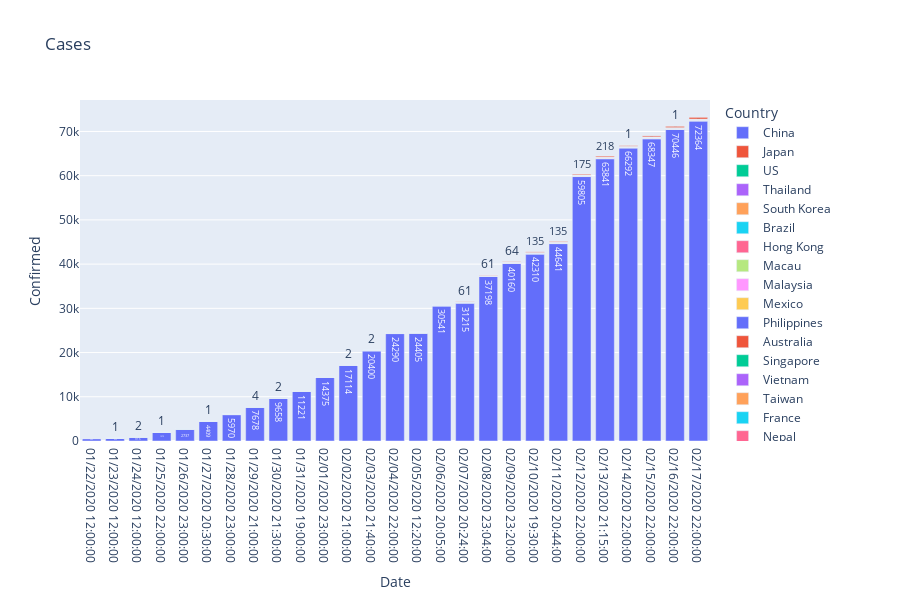

Notebook code cell kept with this figure:
### Code cell
#SOURCE for part of this code: https://towardsdatascience.com/coronavirus-data-visualizations-using-plotly-cfbdb8fcfc3d
data = px.data.gapminder()
bar_data = data2.groupby(['Country', 'Date'])['Confirmed', 'Deaths', 'Recovered'].sum().reset_index().sort_values('Date', ascending=True)
#bar_data=data.groupby(['Country/Region']).sum().reset_index().sort_values('ObservationDate', ascending=True)
# df_country=data.groupby(['Country/Region']).max().reset_index(drop=None)
fig = px.bar(bar_data, x="Date", y="Confirmed", color='Country', text = 'Confirmed', orientation='v', height=600,
             title='Cases')
fig.show()

### Figure 1 — Plotly figure (JSON) as saved in the notebook; plotly's stock layout.template omitted (floating-point values rounded to 4 significant figures)
{"data": [{"alignmentgroup": "True", "hoverlabel": {"namelength": 0}, "hovertemplate": "Country=China<br>Date=%{x}<br>Confirmed=%{text}", "legendgroup": "China", "marker": {"color": "#636efa"}, "name": "China", "offsetgroup": "China", "orientation": "v", "showlegend": true, "text": [549, 639, 916, 1979, 2737, 4409, 5970, 7678, 9658, 11221, 14375, 17114, 20400, 24290, 24405, 30541, 31215, 37198, 40160, 42310, 44641, 59805, 63841, 66292, 68347, 70446, 72364], "textposition": "auto", "type": "bar", "x": ["01/22/2020 12:00:00", "01/23/2020 12:00:00", "01/24/2020 12:00:00", "01/25/2020 22:00:00", "01/26/2020 23:00:00", "01/27/2020 20:30:00", "01/28/2020 23:00:00", "01/29/2020 21:00:00", "01/30/2020 21:30:00", "01/31/2020 19:00:00", "02/01/2020 23:00:00", "02/02/2020 21:00:00", "02/03/2020 21:40:00", "02/04/2020 22:00:00", "02/05/2020 12:20:00", "02/06/2020 20:05:00", "02/07/2020 20:24:00", "02/08/2020 23:04:00", "02/09/2020 23:20:00", "02/10/2020 19:30:00", "02/11/2020 20:44:00", "02/12/2020 22:00:00", "02/13/2020 21:15:00", "02/14/2020 22:00:00", "02/15/2020 22:00:00", "02/16/2020 22:00:00", "02/17/2020 22:00:00"], "xaxis": "x", "y": [549, 639, 916, 1979, 2737, 4409, 5970, 7678, 9658, 11221, 14375, 17114, 20400, 24290, 24405, 30541, 31215, 37198, 40160, 42310, 44641, 59805, 63841, 66292, 68347, 70446, 72364], "yaxis": "y"}, {"alignmentgroup": "True", "hoverlabel": {"namelength": 0}, "hovertemplate": "Country=Japan<br>Date=%{x}<br>Confirmed=%{text}", "legendgroup": "Japan", "marker": {"color": "#EF553B"}, "name": "Japan", "offsetgroup": "Japan", "orientation": "v", "showlegend": true, "text": [2, 1, 2, 2, 4, 4, 7, 11, 11, 17, 20, 20, 20, 22, 22, 45, 25, 25, 26, 26, 26, 28, 28, 29, 43, 59, 66], "textposition": "auto", "type": "bar", "x": ["01/22/2020 12:00:00", "01/23/2020 12:00:00", "01/24/2020 12:00:00", "01/25/2020 22:00:00", "01/26/2020 23:00:00", "01/27/2020 20:30:00", "01/28/2020 23:00:00", "01/29/2020 21:00:00", "01/30/2020 21:30:00", "01/31/2020 19:00:00", "02/01/2020 23:00:00", "02/02/2020 21:00:00", "02/03/2020 21:40:00", "02/04/2020 22:00:00", "02/05/2020 12:20:00", "02/06/2020 20:05:00", "02/07/2020 20:24:00", "02/08/2020 23:04:00", "02/09/2020 23:20:00", "02/10/2020 19:30:00", "02/11/2020 20:44:00", "02/12/2020 22:00:00", "02/13/2020 21:15:00", "02/14/2020 22:00:00", "02/15/2020 22:00:00", "02/16/2020 22:00:00", "02/17/2020 22:00:00"], "xaxis": "x", "y": [2, 1, 2, 2, 4, 4, 7, 11, 11, 17, 20, 20, 20, 22, 22, 45, 25, 25, 26, 26, 26, 28, 28, 29, 43, 59, 66], "yaxis": "y"}, {"alignmentgroup": "True", "hoverlabel": {"namelength": 0}, "hovertemplate": "Country=US<br>Date=%{x}<br>Confirmed=%{text}", "legendgroup": "US", "marker": {"color": "#00cc96"}, "name": "US", "offsetgroup": "US", "orientation": "v", "showlegend": true, "text": [1, 1, 2, 2, 5, 5, 5, 5, 6, 7, 8, 9, 11, 11, 11, 12, 12, 12, 12, 12, 13, 13, 15, 15, 15, 15, 15], "textposition": "auto", "type": "bar", "x": ["01/22/2020 12:00:00", "01/23/2020 12:00:00", "01/24/2020 12:00:00", "01/25/2020 22:00:00", "01/26/2020 23:00:00", "01/27/2020 20:30:00", "01/28/2020 23:00:00", "01/29/2020 21:00:00", "01/30/2020 21:30:00", "01/31/2020 19:00:00", "02/01/2020 23:00:00", "02/02/2020 21:00:00", "02/03/2020 21:40:00", "02/04/2020 22:00:00", "02/05/2020 12:20:00", "02/06/2020 20:05:00", "02/07/2020 20:24:00", "02/08/2020 23:04:00", "02/09/2020 23:20:00", "02/10/2020 19:30:00", "02/11/2020 20:44:00", "02/12/2020 22:00:00", "02/13/2020 21:15:00", "02/14/2020 22:00:00", "02/15/2020 22:00:00", "02/16/2020 22:00:00", "02/17/2020 22:00:00"], "xaxis": "x", "y": [1, 1, 2, 2, 5, 5, 5, 5, 6, 7, 8, 9, 11, 11, 11, 12, 12, 12, 12, 12, 13, 13, 15, 15, 15, 15, 15], "yaxis": "y"}, {"alignmentgroup": "True", "hoverlabel": {"namelength": 0}, "hovertemplate": "Country=Thailand<br>Date=%{x}<br>Confirmed=%{text}", "legendgroup": "Thailand", "marker": {"color": "#ab63fa"}, "name": "Thailand", "offsetgroup": "Thailand", "orientation": "v", "showlegend": true, "text": [2, 3, 5, 7, 8, 8, 14, 14, 14, 19, 19, 19, 19, 25, 25, 25, 25, 32, 32, 32, 33, 33, 33, 33, 33, 34, 35], "textposition": "auto", "type": "bar", "x": ["01/22/2020 12:00:00", "01/23/2020 12:00:00", "01/24/2020 12:00:00", "01/25/2020 22:00:00", "01/26/2020 23:00:00", "01/27/2020 20:30:00", "01/28/2020 23:00:00", "01/29/2020 21:00:00", "01/30/2020 21:30:00", "01/31/2020 19:00:00", "02/01/2020 23:00:00", "02/02/2020 21:00:00", "02/03/2020 21:40:00", "02/04/2020 22:00:00", "02/05/2020 12:20:00", "02/06/2020 20:05:00", "02/07/2020 20:24:00", "02/08/2020 23:04:00", "02/09/2020 23:20:00", "02/10/2020 19:30:00", "02/11/2020 20:44:00", "02/12/2020 22:00:00", "02/13/2020 21:15:00", "02/14/2020 22:00:00", "02/15/2020 22:00:00", "02/16/2020 22:00:00", "02/17/2020 22:00:00"], "xaxis": "x", "y": [2, 3, 5, 7, 8, 8, 14, 14, 14, 19, 19, 19, 19, 25, 25, 25, 25, 32, 32, 32, 33, 33, 33, 33, 33, 34, 35], "yaxis": "y"}, {"alignmentgroup": "True", "hoverlabel": {"namelength": 0}, "hovertemplate": "Country=South Korea<br>Date=%{x}<br>Confirmed=%{text}", "legendgroup": "South Korea", "marker": {"color": "#FFA15A"}, "name": "South Korea", "offsetgroup": "South Korea", "orientation": "v", "showlegend": true, "text": [1, 1, 2, 3, 3, 4, 4, 4, 6, 11, 15, 15, 15, 16, 19, 23, 24, 25, 27, 27, 28, 28, 28, 28, 28, 29, 30], "textposition": "auto", "type": "bar", "x": ["01/22/2020 12:00:00", "01/23/2020 12:00:00", "01/24/2020 12:00:00", "01/25/2020 22:00:00", "01/26/2020 23:00:00", "01/27/2020 20:30:00", "01/28/2020 23:00:00", "01/29/2020 21:00:00", "01/30/2020 21:30:00", "01/31/2020 19:00:00", "02/01/2020 23:00:00", "02/02/2020 21:00:00", "02/03/2020 21:40:00", "02/04/2020 22:00:00", "02/05/2020 12:20:00", "02/06/2020 20:05:00", "02/07/2020 20:24:00", "02/08/2020 23:04:00", "02/09/2020 23:20:00", "02/10/2020 19:30:00", "02/11/2020 20:44:00", "02/12/2020 22:00:00", "02/13/2020 21:15:00", "02/14/2020 22:00:00", "02/15/2020 22:00:00", "02/16/2020 22:00:00", "02/17/2020 22:00:00"], "xaxis": "x", "y": [1, 1, 2, 3, 3, 4, 4, 4, 6, 11, 15, 15, 15, 16, 19, 23, 24, 25, 27, 27, 28, 28, 28, 28, 28, 29, 30], "yaxis": "y"}, {"alignmentgroup": "True", "hoverlabel": {"namelength": 0}, "hovertemplate": "Country=Brazil<br>Date=%{x}<br>Confirmed=%{text}", "legendgroup": "Brazil", "marker": {"color": "#19d3f3"}, "name": "Brazil", "offsetgroup": "Brazil", "orientation": "v", "showlegend": true, "text": [0], "textposition": "auto", "type": "bar", "x": ["01/23/2020 12:00:00"], "xaxis": "x", "y": [0], "yaxis": "y"}, {"alignmentgroup": "True", "hoverlabel": {"namelength": 0}, "hovertemplate": "Country=Hong Kong<br>Date=%{x}<br>Confirmed=%{text}", "legendgroup": "Hong Kong", "marker": {"color": "#FF6692"}, "name": "Hong Kong", "offsetgroup": "Hong Kong", "orientation": "v", "showlegend": true, "text": [2, 2, 5, 8, 8, 8, 10, 12, 13, 14, 15, 15, 18, 21, 24, 25, 26, 36, 38, 49, 50, 53, 56, 56, 57, 60], "textposition": "auto", "type": "bar", "x": ["01/23/2020 12:00:00", "01/24/2020 12:00:00", "01/25/2020 22:00:00", "01/26/2020 23:00:00", "01/27/2020 20:30:00", "01/28/2020 23:00:00", "01/29/2020 21:00:00", "01/30/2020 21:30:00", "01/31/2020 19:00:00", "02/01/2020 23:00:00", "02/02/2020 21:00:00", "02/03/2020 21:40:00", "02/04/2020 22:00:00", "02/05/2020 12:20:00", "02/06/2020 20:05:00", "02/07/2020 20:24:00", "02/08/2020 23:04:00", "02/09/2020 23:20:00", "02/10/2020 19:30:00", "02/11/2020 20:44:00", "02/12/2020 22:00:00", "02/13/2020 21:15:00", "02/14/2020 22:00:00", "02/15/2020 22:00:00", "02/16/2020 22:00:00", "02/17/2020 22:00:00"], "xaxis": "x", "y": [2, 2, 5, 8, 8, 8, 10, 12, 13, 14, 15, 15, 18, 21, 24, 25, 26, 36, 38, 49, 50, 53, 56, 56, 57, 60], "yaxis": "y"}, {"alignmentgroup": "True", "hoverlabel": {"namelength": 0}, "hovertemplate": "Country=Macau<br>Date=%{x}<br>Confirmed=%{text}", "legendgroup": "Macau", "marker": {"color": "#B6E880"}, "name": "Macau", "offsetgroup": "Macau", "orientation": "v", "showlegend": true, "text": [2, 2, 2, 6, 6, 7, 7, 7, 7, 7, 8, 8, 10, 10, 10, 10, 10, 10, 10, 10, 10, 10, 10, 10, 10, 10], "textposition": "auto", "type": "bar", "x": ["01/23/2020 12:00:00", "01/24/2020 12:00:00", "01/25/2020 22:00:00", "01/26/2020 23:00:00", "01/27/2020 20:30:00", "01/28/2020 23:00:00", "01/29/2020 21:00:00", "01/30/2020 21:30:00", "01/31/2020 19:00:00", "02/01/2020 23:00:00", "02/02/2020 21:00:00", "02/03/2020 21:40:00", "02/04/2020 22:00:00", "02/05/2020 12:20:00", "02/06/2020 20:05:00", "02/07/2020 20:24:00", "02/08/2020 23:04:00", "02/09/2020 23:20:00", "02/10/2020 19:30:00", "02/11/2020 20:44:00", "02/12/2020 22:00:00", "02/13/2020 21:15:00", "02/14/2020 22:00:00", "02/15/2020 22:00:00", "02/16/2020 22:00:00", "02/17/2020 22:00:00"], "xaxis": "x", "y": [2, 2, 2, 6, 6, 7, 7, 7, 7, 7, 8, 8, 10, 10, 10, 10, 10, 10, 10, 10, 10, 10, 10, 10, 10, 10], "yaxis": "y"}, {"alignmentgroup": "True", "hoverlabel": {"namelength": 0}, "hovertemplate": "Country=Malaysia<br>Date=%{x}<br>Confirmed=%{text}", "legendgroup": "Malaysia", "marker": {"color": "#FF97FF"}, "name": "Malaysia", "offsetgroup": "Malaysia", "orientation": "v", "showlegend": true, "text": [0, 3, 4, 4, 7, 7, 8, 8, 8, 8, 8, 10, 12, 12, 12, 16, 18, 18, 18, 18, 19, 19, 22, 22, 22], "textposition": "auto", "type": "bar", "x": ["01/23/2020 12:00:00", "01/25/2020 22:00:00", "01/26/2020 23:00:00", "01/27/2020 20:30:00", "01/28/2020 23:00:00", "01/29/2020 21:00:00", "01/30/2020 21:30:00", "01/31/2020 19:00:00", "02/01/2020 23:00:00", "02/02/2020 21:00:00", "02/03/2020 21:40:00", "02/04/2020 22:00:00", "02/05/2020 12:20:00", "02/06/2020 20:05:00", "02/07/2020 20:24:00", "02/08/2020 23:04:00", "02/09/2020 23:20:00", "02/10/2020 19:30:00", "02/11/2020 20:44:00", "02/12/2020 22:00:00", "02/13/2020 21:15:00", "02/14/2020 22:00:00", "02/15/2020 22:00:00", "02/16/2020 22:00:00", "02/17/2020 22:00:00"], "xaxis": "x", "y": [0, 3, 4, 4, 7, 7, 8, 8, 8, 8, 8, 10, 12, 12, 12, 16, 18, 18, 18, 18, 19, 19, 22, 22, 22], "yaxis": "y"}, {"alignmentgroup": "True", "hoverlabel": {"namelength": 0}, "hovertemplate": "Country=Mexico<br>Date=%{x}<br>Confirmed=%{text}", "legendgroup": "Mexico", "marker": {"color": "#FECB52"}, "name": "Mexico", "offsetgroup": "Mexico", "orientation": "v", "showlegend": true, "text": [0], "textposition": "auto", "type": "bar", "x": ["01/23/2020 12:00:00"], "xaxis": "x", "y": [0], "yaxis": "y"}, {"alignmentgroup": "True", "hoverlabel": {"namelength": 0}, "hovertemplate": "Country=Philippines<br>Date=%{x}<br>Confirmed=%{text}", "legendgroup": "Philippines", "marker": {"color": "#636efa"}, "name": "Philippines", "offsetgroup": "Philippines", "orientation": "v", "showlegend": true, "text": [0, 1, 1, 2, 2, 2, 2, 2, 2, 3, 3, 3, 3, 3, 3, 3, 3, 3, 3, 3], "textposition": "auto", "type": "bar", "x": ["01/23/2020 12:00:00", "01/30/2020 21:30:00", "01/31/2020 19:00:00", "02/01/2020 23:00:00", "02/02/2020 21:00:00", "02/03/2020 21:40:00", "02/04/2020 22:00:00", "02/05/2020 12:20:00", "02/06/2020 20:05:00", "02/07/2020 20:24:00", "02/08/2020 23:04:00", "02/09/2020 23:20:00", "02/10/2020 19:30:00", "02/11/2020 20:44:00", "02/12/2020 22:00:00", "02/13/2020 21:15:00", "02/14/2020 22:00:00", "02/15/2020 22:00:00", "02/16/2020 22:00:00", "02/17/2020 22:00:00"], "xaxis": "x", "y": [0, 1, 1, 2, 2, 2, 2, 2, 2, 3, 3, 3, 3, 3, 3, 3, 3, 3, 3, 3], "yaxis": "y"}, {"alignmentgroup": "True", "hoverlabel": {"namelength": 0}, "hovertemplate": "Country=Australia<br>Date=%{x}<br>Confirmed=%{text}", "legendgroup": "Australia", "marker": {"color": "#EF553B"}, "name": "Australia", "offsetgroup": "Australia", "orientation": "v", "showlegend": true, "text": [0, 4, 4, 5, 5, 7, 9, 9, 12, 12, 12, 13, 13, 14, 15, 15, 15, 15, 15, 15, 15, 15, 15, 15, 15], "textposition": "auto", "type": "bar", "x": ["01/23/2020 12:00:00", "01/25/2020 22:00:00", "01/26/2020 23:00:00", "01/27/2020 20:30:00", "01/28/2020 23:00:00", "01/29/2020 21:00:00", "01/30/2020 21:30:00", "01/31/2020 19:00:00", "02/01/2020 23:00:00", "02/02/2020 21:00:00", "02/03/2020 21:40:00", "02/04/2020 22:00:00", "02/05/2020 12:20:00", "02/06/2020 20:05:00", "02/07/2020 20:24:00", "02/08/2020 23:04:00", "02/09/2020 23:20:00", "02/10/2020 19:30:00", "02/11/2020 20:44:00", "02/12/2020 22:00:00", "02/13/2020 21:15:00", "02/14/2020 22:00:00", "02/15/2020 22:00:00", "02/16/2020 22:00:00", "02/17/2020 22:00:00"], "xaxis": "x", "y": [0, 4, 4, 5, 5, 7, 9, 9, 12, 12, 12, 13, 13, 14, 15, 15, 15, 15, 15, 15, 15, 15, 15, 15, 15], "yaxis": "y"}, {"alignmentgroup": "True", "hoverlabel": {"namelength": 0}, "hovertemplate": "Country=Singapore<br>Date=%{x}<br>Confirmed=%{text}", "legendgroup": "Singapore", "marker": {"color": "#00cc96"}, "name": "Singapore", "offsetgroup": "Singapore", "orientation": "v", "showlegend": true, "text": [1, 3, 3, 4, 5, 7, 10, 10, 16, 18, 18, 18, 24, 28, 28, 30, 40, 43, 45, 47, 50, 58, 67, 72, 75, 77], "textposition": "auto", "type": "bar", "x": ["01/23/2020 12:00:00", "01/24/2020 12:00:00", "01/25/2020 22:00:00", "01/26/2020 23:00:00", "01/27/2020 20:30:00", "01/28/2020 23:00:00", "01/29/2020 21:00:00", "01/30/2020 21:30:00", "01/31/2020 19:00:00", "02/01/2020 23:00:00", "02/02/2020 21:00:00", "02/03/2020 21:40:00", "02/04/2020 22:00:00", "02/05/2020 12:20:00", "02/06/2020 20:05:00", "02/07/2020 20:24:00", "02/08/2020 23:04:00", "02/09/2020 23:20:00", "02/10/2020 19:30:00", "02/11/2020 20:44:00", "02/12/2020 22:00:00", "02/13/2020 21:15:00", "02/14/2020 22:00:00", "02/15/2020 22:00:00", "02/16/2020 22:00:00", "02/17/2020 22:00:00"], "xaxis": "x", "y": [1, 3, 3, 4, 5, 7, 10, 10, 16, 18, 18, 18, 24, 28, 28, 30, 40, 43, 45, 47, 50, 58, 67, 72, 75, 77], "yaxis": "y"}, {"alignmentgroup": "True", "hoverlabel": {"namelength": 0}, "hovertemplate": "Country=Vietnam<br>Date=%{x}<br>Confirmed=%{text}", "legendgroup": "Vietnam", "marker": {"color": "#ab63fa"}, "name": "Vietnam", "offsetgroup": "Vietnam", "orientation": "v", "showlegend": true, "text": [2, 2, 2, 2, 2, 2, 2, 2, 2, 6, 6, 8, 8, 8, 10, 10, 13, 14, 14, 15, 15, 16, 16, 16, 16, 16], "textposition": "auto", "type": "bar", "x": ["01/23/2020 12:00:00", "01/24/2020 12:00:00", "01/25/2020 22:00:00", "01/26/2020 23:00:00", "01/27/2020 20:30:00", "01/28/2020 23:00:00", "01/29/2020 21:00:00", "01/30/2020 21:30:00", "01/31/2020 19:00:00", "02/01/2020 23:00:00", "02/02/2020 21:00:00", "02/03/2020 21:40:00", "02/04/2020 22:00:00", "02/05/2020 12:20:00", "02/06/2020 20:05:00", "02/07/2020 20:24:00", "02/08/2020 23:04:00", "02/09/2020 23:20:00", "02/10/2020 19:30:00", "02/11/2020 20:44:00", "02/12/2020 22:00:00", "02/13/2020 21:15:00", "02/14/2020 22:00:00", "02/15/2020 22:00:00", "02/16/2020 22:00:00", "02/17/2020 22:00:00"], "xaxis": "x", "y": [2, 2, 2, 2, 2, 2, 2, 2, 2, 6, 6, 8, 8, 8, 10, 10, 13, 14, 14, 15, 15, 16, 16, 16, 16, 16], "yaxis": "y"}, {"alignmentgroup": "True", "hoverlabel": {"namelength": 0}, "hovertemplate": "Country=Taiwan<br>Date=%{x}<br>Confirmed=%{text}", "legendgroup": "Taiwan", "marker": {"color": "#FFA15A"}, "name": "Taiwan", "offsetgroup": "Taiwan", "orientation": "v", "showlegend": true, "text": [1, 3, 3, 4, 5, 8, 8, 9, 10, 10, 10, 10, 11, 11, 16, 16, 17, 18, 18, 18, 18, 18, 18, 18, 20, 22], "textposition": "auto", "type": "bar", "x": ["01/23/2020 12:00:00", "01/24/2020 12:00:00", "01/25/2020 22:00:00", "01/26/2020 23:00:00", "01/27/2020 20:30:00", "01/28/2020 23:00:00", "01/29/2020 21:00:00", "01/30/2020 21:30:00", "01/31/2020 19:00:00", "02/01/2020 23:00:00", "02/02/2020 21:00:00", "02/03/2020 21:40:00", "02/04/2020 22:00:00", "02/05/2020 12:20:00", "02/06/2020 20:05:00", "02/07/2020 20:24:00", "02/08/2020 23:04:00", "02/09/2020 23:20:00", "02/10/2020 19:30:00", "02/11/2020 20:44:00", "02/12/2020 22:00:00", "02/13/2020 21:15:00", "02/14/2020 22:00:00", "02/15/2020 22:00:00", "02/16/2020 22:00:00", "02/17/2020 22:00:00"], "xaxis": "x", "y": [1, 3, 3, 4, 5, 8, 8, 9, 10, 10, 10, 10, 11, 11, 16, 16, 17, 18, 18, 18, 18, 18, 18, 18, 20, 22], "yaxis": "y"}, {"alignmentgroup": "True", "hoverlabel": {"namelength": 0}, "hovertemplate": "Country=France<br>Date=%{x}<br>Confirmed=%{text}", "legendgroup": "France", "marker": {"color": "#19d3f3"}, "name": "France", "offsetgroup": "France", "orientation": "v", "showlegend": true, "text": [2, 3, 3, 3, 4, 5, 5, 6, 6, 6, 6, 6, 6, 6, 6, 11, 11, 11, 11, 11, 11, 11, 12, 12, 12], "textposition": "auto", "type": "bar", "x": ["01/24/2020 12:00:00", "01/25/2020 22:00:00", "01/26/2020 23:00:00", "01/27/2020 20:30:00", "01/28/2020 23:00:00", "01/29/2020 21:00:00", "01/30/2020 21:30:00", "01/31/2020 19:00:00", "02/01/2020 23:00:00", "02/02/2020 21:00:00", "02/03/2020 21:40:00", "02/04/2020 22:00:00", "02/05/2020 12:20:00", "02/06/2020 20:05:00", "02/07/2020 20:24:00", "02/08/2020 23:04:00", "02/09/2020 23:20:00", "02/10/2020 19:30:00", "02/11/2020 20:44:00", "02/12/2020 22:00:00", "02/13/2020 21:15:00", "02/14/2020 22:00:00", "02/15/2020 22:00:00", "02/16/2020 22:00:00", "02/17/2020 22:00:00"], "xaxis": "x", "y": [2, 3, 3, 3, 4, 5, 5, 6, 6, 6, 6, 6, 6, 6, 6, 11, 11, 11, 11, 11, 11, 11, 12, 12, 12], "yaxis": "y"}, {"alignmentgroup": "True", "hoverlabel": {"namelength": 0}, "hovertemplate": "Country=Nepal<br>Date=%{x}<br>Confirmed=%{text}", "legendgroup": "Nepal", "marker": {"color": "#FF6692"}, "name": "Nepal", "offsetgroup": "Nepal", "orientation": "v", "showlegend": true, "text": [1, 1, 1, 1, 1, 1, 1, 1, 1, 1, 1, 1, 1, 1, 1, 1, 1, 1, 1, 1, 1, 1, 1, 1], "textposition": "auto", "type": "bar", "x": ["01/25/2020 22:00:00", "01/26/2020 23:00:00", "01/27/2020 20:30:00", "01/28/2020 23:00:00", "01/29/2020 21:00:00", "01/30/2020 21:30:00", "01/31/2020 19:00:00", "02/01/2020 23:00:00", "02/02/2020 21:00:00", "02/03/2020 21:40:00", "02/04/2020 22:00:00", "02/05/2020 12:20:00", "02/06/2020 20:05:00", "02/07/2020 20:24:00", "02/08/2020 23:04:00", "02/09/2020 23:20:00", "02/10/2020 19:30:00", "02/11/2020 20:44:00", "02/12/2020 22:00:00", "02/13/2020 21:15:00", "02/14/2020 22:00:00", "02/15/2020 22:00:00", "02/16/2020 22:00:00", "02/17/2020 22:00:00"], "xaxis": "x", "y": [1, 1, 1, 1, 1, 1, 1, 1, 1, 1, 1, 1, 1, 1, 1, 1, 1, 1, 1, 1, 1, 1, 1, 1], "yaxis": "y"}, {"alignmentgroup": "True", "hoverlabel": {"namelength": 0}, "hovertemplate": "Country=Canada<br>Date=%{x}<br>Confirmed=%{text}", "legendgroup": "Canada", "marker": {"color": "#B6E880"}, "name": "Canada", "offsetgroup": "Canada", "orientation": "v", "showlegend": true, "text": [1, 1, 2, 3, 3, 3, 4, 4, 4, 4, 4, 5, 7, 7, 7, 7, 7, 7, 7, 7, 7, 7, 8], "textposition": "auto", "type": "bar", "x": ["01/26/2020 23:00:00", "01/27/2020 20:30:00", "01/28/2020 23:00:00", "01/29/2020 21:00:00", "01/30/2020 21:30:00", "01/31/2020 19:00:00", "02/01/2020 23:00:00", "02/02/2020 21:00:00", "02/03/2020 21:40:00", "02/04/2020 22:00:00", "02/05/2020 12:20:00", "02/06/2020 20:05:00", "02/07/2020 20:24:00", "02/08/2020 23:04:00", "02/09/2020 23:20:00", "02/10/2020 19:30:00", "02/11/2020 20:44:00", "02/12/2020 22:00:00", "02/13/2020 21:15:00", "02/14/2020 22:00:00", "02/15/2020 22:00:00", "02/16/2020 22:00:00", "02/17/2020 22:00:00"], "xaxis": "x", "y": [1, 1, 2, 3, 3, 3, 4, 4, 4, 4, 4, 5, 7, 7, 7, 7, 7, 7, 7, 7, 7, 7, 8], "yaxis": "y"}, {"alignmentgroup": "True", "hoverlabel": {"namelength": 0}, "hovertemplate": "Country=Cambodia<br>Date=%{x}<br>Confirmed=%{text}", "legendgroup": "Cambodia", "marker": {"color": "#FF97FF"}, "name": "Cambodia", "offsetgroup": "Cambodia", "orientation": "v", "showlegend": true, "text": [1, 1, 1, 1, 1, 1, 1, 1, 1, 1, 1, 1, 1, 1, 1, 1, 1, 1, 1, 1, 1, 1], "textposition": "auto", "type": "bar", "x": ["01/27/2020 20:30:00", "01/28/2020 23:00:00", "01/29/2020 21:00:00", "01/30/2020 21:30:00", "01/31/2020 19:00:00", "02/01/2020 23:00:00", "02/02/2020 21:00:00", "02/03/2020 21:40:00", "02/04/2020 22:00:00", "02/05/2020 12:20:00", "02/06/2020 20:05:00", "02/07/2020 20:24:00", "02/08/2020 23:04:00", "02/09/2020 23:20:00", "02/10/2020 19:30:00", "02/11/2020 20:44:00", "02/12/2020 22:00:00", "02/13/2020 21:15:00", "02/14/2020 22:00:00", "02/15/2020 22:00:00", "02/16/2020 22:00:00", "02/17/2020 22:00:00"], "xaxis": "x", "y": [1, 1, 1, 1, 1, 1, 1, 1, 1, 1, 1, 1, 1, 1, 1, 1, 1, 1, 1, 1, 1, 1], "yaxis": "y"}, {"alignmentgroup": "True", "hoverlabel": {"namelength": 0}, "hovertemplate": "Country=Ivory Coast<br>Date=%{x}<br>Confirmed=%{text}", "legendgroup": "Ivory Coast", "marker": {"color": "#FECB52"}, "name": "Ivory Coast", "offsetgroup": "Ivory Coast", "orientation": "v", "showlegend": true, "text": [0], "textposition": "auto", "type": "bar", "x": ["01/27/2020 20:30:00"], "xaxis": "x", "y": [0], "yaxis": "y"}, {"alignmentgroup": "True", "hoverlabel": {"namelength": 0}, "hovertemplate": "Country=Germany<br>Date=%{x}<br>Confirmed=%{text}", "legendgroup": "Germany", "marker": {"color": "#636efa"}, "name": "Germany", "offsetgroup": "Germany", "orientation": "v", "showlegend": true, "text": [1, 4, 4, 4, 7, 8, 10, 12, 12, 12, 12, 13, 13, 14, 14, 16, 16, 16, 16, 16, 16, 16], "textposition": "auto", "type": "bar", "x": ["01/27/2020 20:30:00", "01/28/2020 23:00:00", "01/29/2020 21:00:00", "01/30/2020 21:30:00", "01/31/2020 19:00:00", "02/01/2020 23:00:00", "02/02/2020 21:00:00", "02/03/2020 21:40:00", "02/04/2020 22:00:00", "02/05/2020 12:20:00", "02/06/2020 20:05:00", "02/07/2020 20:24:00", "02/08/2020 23:04:00", "02/09/2020 23:20:00", "02/10/2020 19:30:00", "02/11/2020 20:44:00", "02/12/2020 22:00:00", "02/13/2020 21:15:00", "02/14/2020 22:00:00", "02/15/2020 22:00:00", "02/16/2020 22:00:00", "02/17/2020 22:00:00"], "xaxis": "x", "y": [1, 4, 4, 4, 7, 8, 10, 12, 12, 12, 12, 13, 13, 14, 14, 16, 16, 16, 16, 16, 16, 16], "yaxis": "y"}, {"alignmentgroup": "True", "hoverlabel": {"namelength": 0}, "hovertemplate": "Country=Sri Lanka<br>Date=%{x}<br>Confirmed=%{text}", "legendgroup": "Sri Lanka", "marker": {"color": "#EF553B"}, "name": "Sri Lanka", "offsetgroup": "Sri Lanka", "orientation": "v", "showlegend": true, "text": [1, 1, 1, 1, 1, 1, 1, 1, 1, 1, 1, 1, 1, 1, 1, 1, 1, 1, 1, 1, 1, 1], "textposition": "auto", "type": "bar", "x": ["01/27/2020 20:30:00", "01/28/2020 23:00:00", "01/29/2020 21:00:00", "01/30/2020 21:30:00", "01/31/2020 19:00:00", "02/01/2020 23:00:00", "02/02/2020 21:00:00", "02/03/2020 21:40:00", "02/04/2020 22:00:00", "02/05/2020 12:20:00", "02/06/2020 20:05:00", "02/07/2020 20:24:00", "02/08/2020 23:04:00", "02/09/2020 23:20:00", "02/10/2020 19:30:00", "02/11/2020 20:44:00", "02/12/2020 22:00:00", "02/13/2020 21:15:00", "02/14/2020 22:00:00", "02/15/2020 22:00:00", "02/16/2020 22:00:00", "02/17/2020 22:00:00"], "xaxis": "x", "y": [1, 1, 1, 1, 1, 1, 1, 1, 1, 1, 1, 1, 1, 1, 1, 1, 1, 1, 1, 1, 1, 1], "yaxis": "y"}, {"alignmentgroup": "True", "hoverlabel": {"namelength": 0}, "hovertemplate": "Country=Finland<br>Date=%{x}<br>Confirmed=%{text}", "legendgroup": "Finland", "marker": {"color": "#00cc96"}, "name": "Finland", "offsetgroup": "Finland", "orientation": "v", "showlegend": true, "text": [1, 1, 1, 1, 1, 1, 1, 1, 1, 1, 1, 1, 1, 1, 1, 1, 1, 1, 1, 1], "textposition": "auto", "type": "bar", "x": ["01/29/2020 21:00:00", "01/30/2020 21:30:00", "01/31/2020 19:00:00", "02/01/2020 23:00:00", "02/02/2020 21:00:00", "02/03/2020 21:40:00", "02/04/2020 22:00:00", "02/05/2020 12:20:00", "02/06/2020 20:05:00", "02/07/2020 20:24:00", "02/08/2020 23:04:00", "02/09/2020 23:20:00", "02/10/2020 19:30:00", "02/11/2020 20:44:00", "02/12/2020 22:00:00", "02/13/2020 21:15:00", "02/14/2020 22:00:00", "02/15/2020 22:00:00", "02/16/2020 22:00:00", "02/17/2020 22:00:00"], "xaxis": "x", "y": [1, 1, 1, 1, 1, 1, 1, 1, 1, 1, 1, 1, 1, 1, 1, 1, 1, 1, 1, 1], "yaxis": "y"}, {"alignmentgroup": "True", "hoverlabel": {"namelength": 0}, "hovertemplate": "Country=United Arab Emirates<br>Date=%{x}<br>Confirmed=%{text}", "legendgroup": "United Arab Emirates", "marker": {"color": "#ab63fa"}, "name": "United Arab Emirates", "offsetgroup": "United Arab Emirates", "orientation": "v", "showlegend": true, "text": [4, 4, 4, 4, 5, 5, 5, 5, 5, 5, 7, 7, 8, 8, 8, 8, 8, 8, 9, 9], "textposition": "auto", "type": "bar", "x": ["01/29/2020 21:00:00", "01/30/2020 21:30:00", "01/31/2020 19:00:00", "02/01/2020 23:00:00", "02/02/2020 21:00:00", "02/03/2020 21:40:00", "02/04/2020 22:00:00", "02/05/2020 12:20:00", "02/06/2020 20:05:00", "02/07/2020 20:24:00", "02/08/2020 23:04:00", "02/09/2020 23:20:00", "02/10/2020 19:30:00", "02/11/2020 20:44:00", "02/12/2020 22:00:00", "02/13/2020 21:15:00", "02/14/2020 22:00:00", "02/15/2020 22:00:00", "02/16/2020 22:00:00", "02/17/2020 22:00:00"], "xaxis": "x", "y": [4, 4, 4, 4, 5, 5, 5, 5, 5, 5, 7, 7, 8, 8, 8, 8, 8, 8, 9, 9], "yaxis": "y"}, {"alignmentgroup": "True", "hoverlabel": {"namelength": 0}, "hovertemplate": "Country=India<br>Date=%{x}<br>Confirmed=%{text}", "legendgroup": "India", "marker": {"color": "#FFA15A"}, "name": "India", "offsetgroup": "India", "orientation": "v", "showlegend": true, "text": [1, 1, 1, 2, 3, 3, 3, 3, 3, 3, 3, 3, 3, 3, 3, 3, 3, 3, 3], "textposition": "auto", "type": "bar", "x": ["01/30/2020 21:30:00", "01/31/2020 19:00:00", "02/01/2020 23:00:00", "02/02/2020 21:00:00", "02/03/2020 21:40:00", "02/04/2020 22:00:00", "02/05/2020 12:20:00", "02/06/2020 20:05:00", "02/07/2020 20:24:00", "02/08/2020 23:04:00", "02/09/2020 23:20:00", "02/10/2020 19:30:00", "02/11/2020 20:44:00", "02/12/2020 22:00:00", "02/13/2020 21:15:00", "02/14/2020 22:00:00", "02/15/2020 22:00:00", "02/16/2020 22:00:00", "02/17/2020 22:00:00"], "xaxis": "x", "y": [1, 1, 1, 2, 3, 3, 3, 3, 3, 3, 3, 3, 3, 3, 3, 3, 3, 3, 3], "yaxis": "y"}, {"alignmentgroup": "True", "hoverlabel": {"namelength": 0}, "hovertemplate": "Country=Italy<br>Date=%{x}<br>Confirmed=%{text}", "legendgroup": "Italy", "marker": {"color": "#19d3f3"}, "name": "Italy", "offsetgroup": "Italy", "orientation": "v", "showlegend": true, "text": [2, 2, 2, 2, 2, 2, 2, 2, 3, 3, 3, 3, 3, 3, 3, 3, 3, 3, 3], "textposition": "auto", "type": "bar", "x": ["01/30/2020 21:30:00", "01/31/2020 19:00:00", "02/01/2020 23:00:00", "02/02/2020 21:00:00", "02/03/2020 21:40:00", "02/04/2020 22:00:00", "02/05/2020 12:20:00", "02/06/2020 20:05:00", "02/07/2020 20:24:00", "02/08/2020 23:04:00", "02/09/2020 23:20:00", "02/10/2020 19:30:00", "02/11/2020 20:44:00", "02/12/2020 22:00:00", "02/13/2020 21:15:00", "02/14/2020 22:00:00", "02/15/2020 22:00:00", "02/16/2020 22:00:00", "02/17/2020 22:00:00"], "xaxis": "x", "y": [2, 2, 2, 2, 2, 2, 2, 2, 3, 3, 3, 3, 3, 3, 3, 3, 3, 3, 3], "yaxis": "y"}, {"alignmentgroup": "True", "hoverlabel": {"namelength": 0}, "hovertemplate": "Country=Spain<br>Date=%{x}<br>Confirmed=%{text}", "legendgroup": "Spain", "marker": {"color": "#FF6692"}, "name": "Spain", "offsetgroup": "Spain", "orientation": "v", "showlegend": true, "text": [1, 1, 1, 1, 1, 1, 1, 1, 1, 2, 2, 2, 2, 2, 2, 2, 2, 2], "textposition": "auto", "type": "bar", "x": ["01/31/2020 19:00:00", "02/01/2020 23:00:00", "02/02/2020 21:00:00", "02/03/2020 21:40:00", "02/04/2020 22:00:00", "02/05/2020 12:20:00", "02/06/2020 20:05:00", "02/07/2020 20:24:00", "02/08/2020 23:04:00", "02/09/2020 23:20:00", "02/10/2020 19:30:00", "02/11/2020 20:44:00", "02/12/2020 22:00:00", "02/13/2020 21:15:00", "02/14/2020 22:00:00", "02/15/2020 22:00:00", "02/16/2020 22:00:00", "02/17/2020 22:00:00"], "xaxis": "x", "y": [1, 1, 1, 1, 1, 1, 1, 1, 1, 2, 2, 2, 2, 2, 2, 2, 2, 2], "yaxis": "y"}, {"alignmentgroup": "True", "hoverlabel": {"namelength": 0}, "hovertemplate": "Country=UK<br>Date=%{x}<br>Confirmed=%{text}", "legendgroup": "UK", "marker": {"color": "#B6E880"}, "name": "UK", "offsetgroup": "UK", "orientation": "v", "showlegend": true, "text": [2, 2, 2, 2, 2, 2, 2, 3, 3, 3, 8, 8, 9, 9, 9, 9, 9, 9], "textposition": "auto", "type": "bar", "x": ["01/31/2020 19:00:00", "02/01/2020 23:00:00", "02/02/2020 21:00:00", "02/03/2020 21:40:00", "02/04/2020 22:00:00", "02/05/2020 12:20:00", "02/06/2020 20:05:00", "02/07/2020 20:24:00", "02/08/2020 23:04:00", "02/09/2020 23:20:00", "02/10/2020 19:30:00", "02/11/2020 20:44:00", "02/12/2020 22:00:00", "02/13/2020 21:15:00", "02/14/2020 22:00:00", "02/15/2020 22:00:00", "02/16/2020 22:00:00", "02/17/2020 22:00:00"], "xaxis": "x", "y": [2, 2, 2, 2, 2, 2, 2, 3, 3, 3, 8, 8, 9, 9, 9, 9, 9, 9], "yaxis": "y"}, {"alignmentgroup": "True", "hoverlabel": {"namelength": 0}, "hovertemplate": "Country=Sweden<br>Date=%{x}<br>Confirmed=%{text}", "legendgroup": "Sweden", "marker": {"color": "#FF97FF"}, "name": "Sweden", "offsetgroup": "Sweden", "orientation": "v", "showlegend": true, "text": [1, 1, 1, 1, 1, 1, 1, 1, 1, 1, 1, 1, 1, 1, 1, 1, 1, 1], "textposition": "auto", "type": "bar", "x": ["01/31/2020 19:00:00", "02/01/2020 23:00:00", "02/02/2020 21:00:00", "02/03/2020 21:40:00", "02/04/2020 22:00:00", "02/05/2020 12:20:00", "02/06/2020 20:05:00", "02/07/2020 20:24:00", "02/08/2020 23:04:00", "02/09/2020 23:20:00", "02/10/2020 19:30:00", "02/11/2020 20:44:00", "02/12/2020 22:00:00", "02/13/2020 21:15:00", "02/14/2020 22:00:00", "02/15/2020 22:00:00", "02/16/2020 22:00:00", "02/17/2020 22:00:00"], "xaxis": "x", "y": [1, 1, 1, 1, 1, 1, 1, 1, 1, 1, 1, 1, 1, 1, 1, 1, 1, 1], "yaxis": "y"}, {"alignmentgroup": "True", "hoverlabel": {"namelength": 0}, "hovertemplate": "Country=Russia<br>Date=%{x}<br>Confirmed=%{text}", "legendgroup": "Russia", "marker": {"color": "#FECB52"}, "name": "Russia", "offsetgroup": "Russia", "orientation": "v", "showlegend": true, "text": [2, 2, 2, 2, 2, 2, 2, 2, 2, 2, 2, 2, 2, 2, 2, 2, 2, 2], "textposition": "auto", "type": "bar", "x": ["01/31/2020 19:00:00", "02/01/2020 23:00:00", "02/02/2020 21:00:00", "02/03/2020 21:40:00", "02/04/2020 22:00:00", "02/05/2020 12:20:00", "02/06/2020 20:05:00", "02/07/2020 20:24:00", "02/08/2020 23:04:00", "02/09/2020 23:20:00", "02/10/2020 19:30:00", "02/11/2020 20:44:00", "02/12/2020 22:00:00", "02/13/2020 21:15:00", "02/14/2020 22:00:00", "02/15/2020 22:00:00", "02/16/2020 22:00:00", "02/17/2020 22:00:00"], "xaxis": "x", "y": [2, 2, 2, 2, 2, 2, 2, 2, 2, 2, 2, 2, 2, 2, 2, 2, 2, 2], "yaxis": "y"}, {"alignmentgroup": "True", "hoverlabel": {"namelength": 0}, "hovertemplate": "Country=Belgium<br>Date=%{x}<br>Confirmed=%{text}", "legendgroup": "Belgium", "marker": {"color": "#636efa"}, "name": "Belgium", "offsetgroup": "Belgium", "orientation": "v", "showlegend": true, "text": [1, 1, 1, 1, 1, 1, 1, 1, 1, 1, 1, 1, 1, 1], "textposition": "auto", "type": "bar", "x": ["02/04/2020 22:00:00", "02/05/2020 12:20:00", "02/06/2020 20:05:00", "02/07/2020 20:24:00", "02/08/2020 23:04:00", "02/09/2020 23:20:00", "02/10/2020 19:30:00", "02/11/2020 20:44:00", "02/12/2020 22:00:00", "02/13/2020 21:15:00", "02/14/2020 22:00:00", "02/15/2020 22:00:00", "02/16/2020 22:00:00", "02/17/2020 22:00:00"], "xaxis": "x", "y": [1, 1, 1, 1, 1, 1, 1, 1, 1, 1, 1, 1, 1, 1], "yaxis": "y"}, {"alignmentgroup": "True", "hoverlabel": {"namelength": 0}, "hovertemplate": "Country=Others<br>Date=%{x}<br>Confirmed=%{text}", "legendgroup": "Others", "marker": {"color": "#EF553B"}, "name": "Others", "offsetgroup": "Others", "orientation": "v", "showlegend": true, "text": [61, 61, 64, 135, 135, 175, 218, 218, 285, 355, 454], "textposition": "auto", "type": "bar", "x": ["02/07/2020 20:24:00", "02/08/2020 23:04:00", "02/09/2020 23:20:00", "02/10/2020 19:30:00", "02/11/2020 20:44:00", "02/12/2020 22:00:00", "02/13/2020 21:15:00", "02/14/2020 22:00:00", "02/15/2020 22:00:00", "02/16/2020 22:00:00", "02/17/2020 22:00:00"], "xaxis": "x", "y": [61, 61, 64, 135, 135, 175, 218, 218, 285, 355, 454], "yaxis": "y"}, {"alignmentgroup": "True", "hoverlabel": {"namelength": 0}, "hovertemplate": "Country=Egypt<br>Date=%{x}<br>Confirmed=%{text}", "legendgroup": "Egypt", "marker": {"color": "#00cc96"}, "name": "Egypt", "offsetgroup": "Egypt", "orientation": "v", "showlegend": true, "text": [1, 1, 1, 1], "textposition": "auto", "type": "bar", "x": ["02/14/2020 22:00:00", "02/15/2020 22:00:00", "02/16/2020 22:00:00", "02/17/2020 22:00:00"], "xaxis": "x", "y": [1, 1, 1, 1], "yaxis": "y"}], "layout": {"barmode": "relative", "height": 600, "legend": {"title": {"text": "Country"}, "tracegroupgap": 0}, "title": {"text": "Cases"}, "xaxis": {"anchor": "y", "domain": [0, 1], "title": {"text": "Date"}}, "yaxis": {"anchor": "x", "domain": [0, 1], "title": {"text": "Confirmed"}}}}
